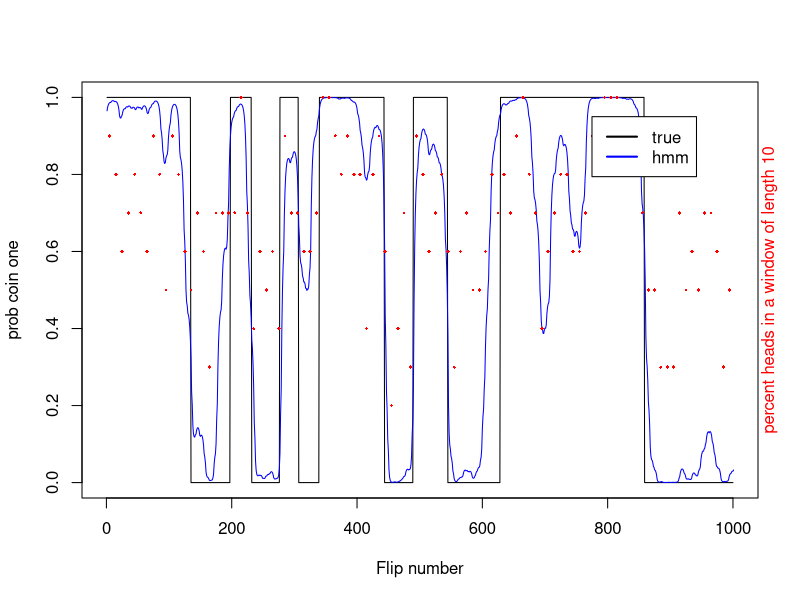

Generate this figure with R:
#ADG's toy HMM
#Set up
#We have two coins (zero and one), which have different probs of coming up heads
#We pick a coin at random and hold onto it for a while and then switch coins
#Our goal is to guess which coin we are tossing when


#Setting parameters
T = 1000 # nuber of attempts
O = data.frame(matrix(nrow = T,ncol = 2))
	colnames(O,do.NULL=FALSE);colnames(O)=c("state","observation")
coin.zero = c(0.5,0.5) #prob of tails, prob of heads from coin 0
coin.one = c(0.2,0.8) #prob of tails, prob of heads from coin 1
transitions = data.frame(matrix(c(0.99,0.01,0.01,.99), ncol=2,byrow=TRUE))
	colnames(transitions,do.NULL=FALSE);colnames(transitions)=c("to.0","to.1")
	rownames(transitions,do.NULL=FALSE);rownames(transitions)=c("from.0","from.1")

#GENERATE DATA
	#Getting states
	get.states=function(transitions,T){
		temp=numeric(T)
		temp[1] = sample(c(0,1),size=1,prob=c(0.5,0.5))
		for(s in 2:T){
			if(temp[s-1]==0){temp[s]=ifelse(sample(c(0,1),prob =transitions[1,],size=1),1,0)}
			if(temp[s-1]==1){temp[s]=ifelse(sample(c(0,1),prob =transitions[2,],size=1),1,0)}
		}
		return(temp)
	}

	#Getting observations
	get.obs=function(states,coin.zero,coin.one){
		temp=numeric(length(states))
		temp[which(states==0)]=sample(c(0,1),size=length(which(states==0)),prob=coin.zero,replace=TRUE)
		temp[which(states==1)]=sample(c(0,1),size=length(which(states==1)),prob=coin.one,replace=TRUE)
		return(temp)
	}

O$state=get.states(transitions,T)
O$observation=get.obs(O$state,coin.zero,coin.one)

#HMM
	#FWD ALGORITHM
	fwd=function(observed,coin.zero,coin.one,transitions){
		#Making emissions vectors
		log.emissions.coin.zero =  matrix(nrow=1,ncol=length(observed))
		log.emissions.coin.zero[which(observed==0)] = log(coin.zero[1])
		log.emissions.coin.zero[which(observed==1)] = log(coin.zero[2])
		log.emissions.coin.one =  matrix(nrow=1,ncol=length(observed))
		log.emissions.coin.one[which(observed==0)] = log(coin.one[1])
		log.emissions.coin.one[which(observed==1)] = log(coin.one[2])
	
		#Initialization
		alpha = data.frame(matrix(nrow=(length(observed)+1),ncol=2))
		colnames(alpha,do.NULL=FALSE);colnames(alpha)=c("coin.zero","coin.one")
		alpha[1,] = log(0.5)

		#Recursion
		for(flip in 1:length(observed)){
			alpha$coin.zero[(flip+1)]=log.emissions.coin.zero[flip]+log(sum(exp(alpha[flip,])*transitions[1,]))
			alpha$coin.one[(flip+1)]=log.emissions.coin.one[flip]+log(sum(exp(alpha[flip,])*transitions[2,]))
		}
		return(alpha)
	}

	#BWD ALGORITHM
#' Backward Algorithm for Hidden Markov Model (HMM)
#' @param observed observed states
#' @param coin.zero probability of observing a one with coin zero: c(p, 1-p)
#' @param coin.one probability of observing a one with coin one: c(p, 1-p)
#'  (example of an extra line)
#' @param transitions transition matrix for HMM. See details.
#' @details The transition matrix should be a stochastic matrix.
#' This is the probability of switching states. 
#' @return beta, a two-dimensional list giving backward probabilities for
#'  each state at each site, beta$coin.zero for coin zero and beta$coin.one
#'  for coin one
#' @examples
#'  obs = rbinom(100, prob=0.8)
#'  coin.z = c(.5,.5)
#'  coin.o = c(.7,.3)
#'  trans = matrix(c(.8,.2,.2,.8), byrow=TRUE)
#'  bwd(obs, coin.z, coin.o, trans)

	bwd=function(observed,coin.zero,coin.one,transitions){
		#Making emissions vectors
		log.emissions.coin.zero =  matrix(nrow=1,ncol=length(observed))
		log.emissions.coin.zero[which(observed==0)] = log(coin.zero[1])
		log.emissions.coin.zero[which(observed==1)] = log(coin.zero[2])
		log.emissions.coin.one =  matrix(nrow=1,ncol=length(observed))
		log.emissions.coin.one[which(observed==0)] = log(coin.one[1])
		log.emissions.coin.one[which(observed==1)] = log(coin.one[2])
		
		#Initialization
		beta = data.frame(matrix(nrow=(length(observed)+1),ncol=2))
		colnames(beta,do.NULL=FALSE);colnames(beta)=c("coin.zero","coin.one")
		beta[nrow(beta),] = log(1)
		#Recursion
		for(flip in length(observed):1){
			log.em=c(log.emissions.coin.zero[flip],log.emissions.coin.one[flip])
			beta$coin.zero[(flip)]=log(sum(exp(log.em+log(transitions[1,])+unlist(beta[flip+1,]))))
			beta$coin.one[(flip)]=log(sum(exp(log.em+log(transitions[2,])+unlist(beta[flip+1,]))))
		}
		return(beta)
	}

	#Running forward and backward
	f=fwd(O$observation,coin.zero,coin.one,transitions)
	b=bwd(O$observation,coin.zero,coin.one,transitions)
	#posterior decoding
	p.coin01=exp(((f+b)-log(sum(exp(f[nrow(f),])))))
	
	#to prove that our probs sum about 1
	print(c("max sum of probs is",max(rowSums(p.coin01)),"good enough?"))
	print(c("min sum of probs is",min(rowSums(p.coin01)),"good enough?"))


#Visual presentation
	get.avg.window=function(obs,wind.size){
		temp=numeric(length(obs)/wind.size)
			for(Window in 1:(length(obs)/wind.size)){temp[Window]=mean(obs[c(((Window-1)*wind.size+1):((Window-1)*wind.size+10))])}
		return(temp)
	}
	plot(O[,1],type="l",xlab="Flip number",ylab="prob coin one")
	lines(p.coin01[,2],col="blue")
	obs.per.window=10
	points(c(1:1000)[c(1:1000)%%obs.per.window==round(mean(c(0,obs.per.window=10)))],get.avg.window(O[,2],obs.per.window),pch=18,cex=.5,col="red")
	mtext(sprintf("percent heads in a window of length %s",obs.per.window),side=4,col="red")
	legend(775,.95,c("true","hmm"),col=c("black","blue"),lwd=2,bg="white")

